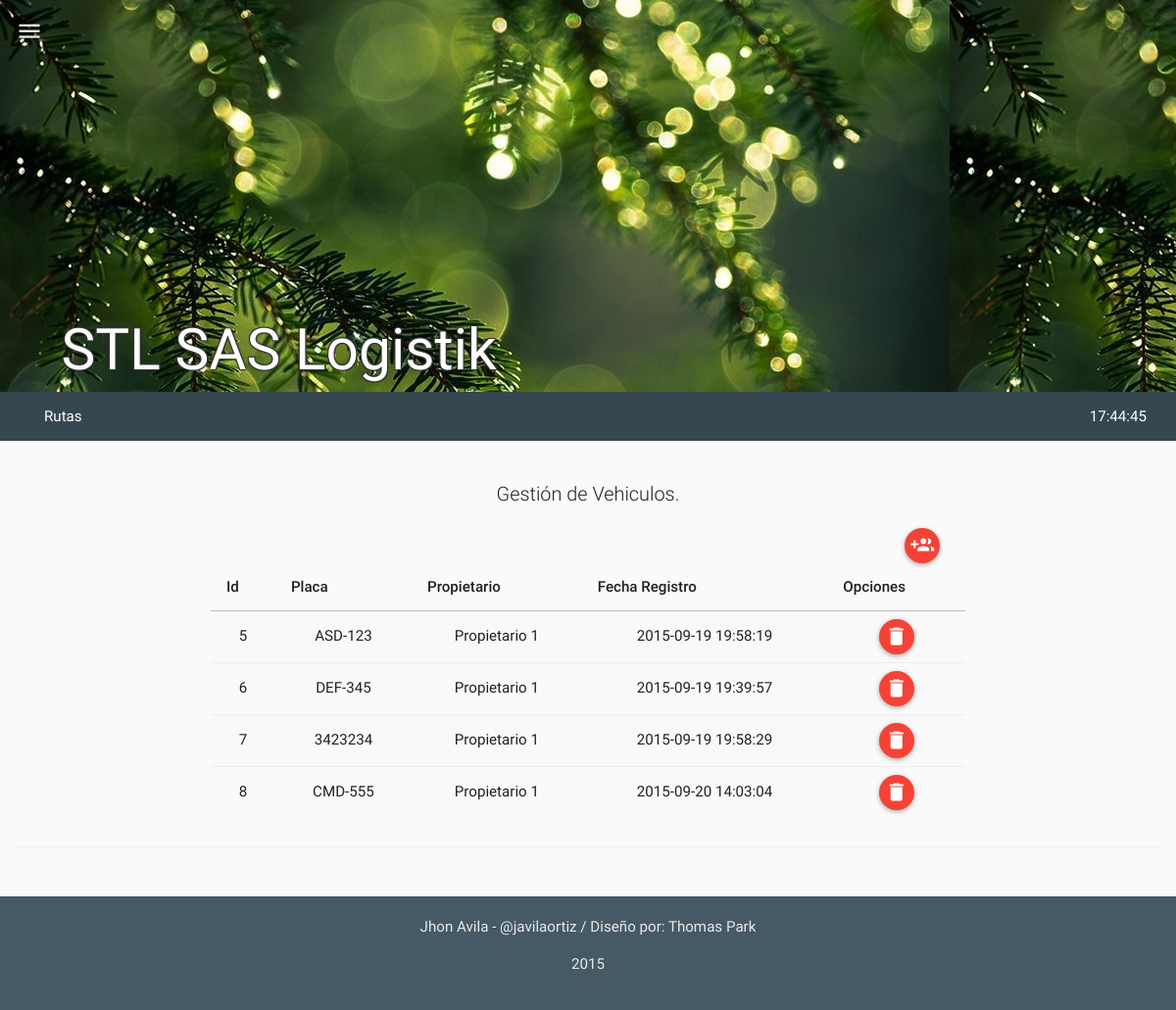
Page /mods/vehiculos/vehiculos.php (signed in) on the earlier database version.
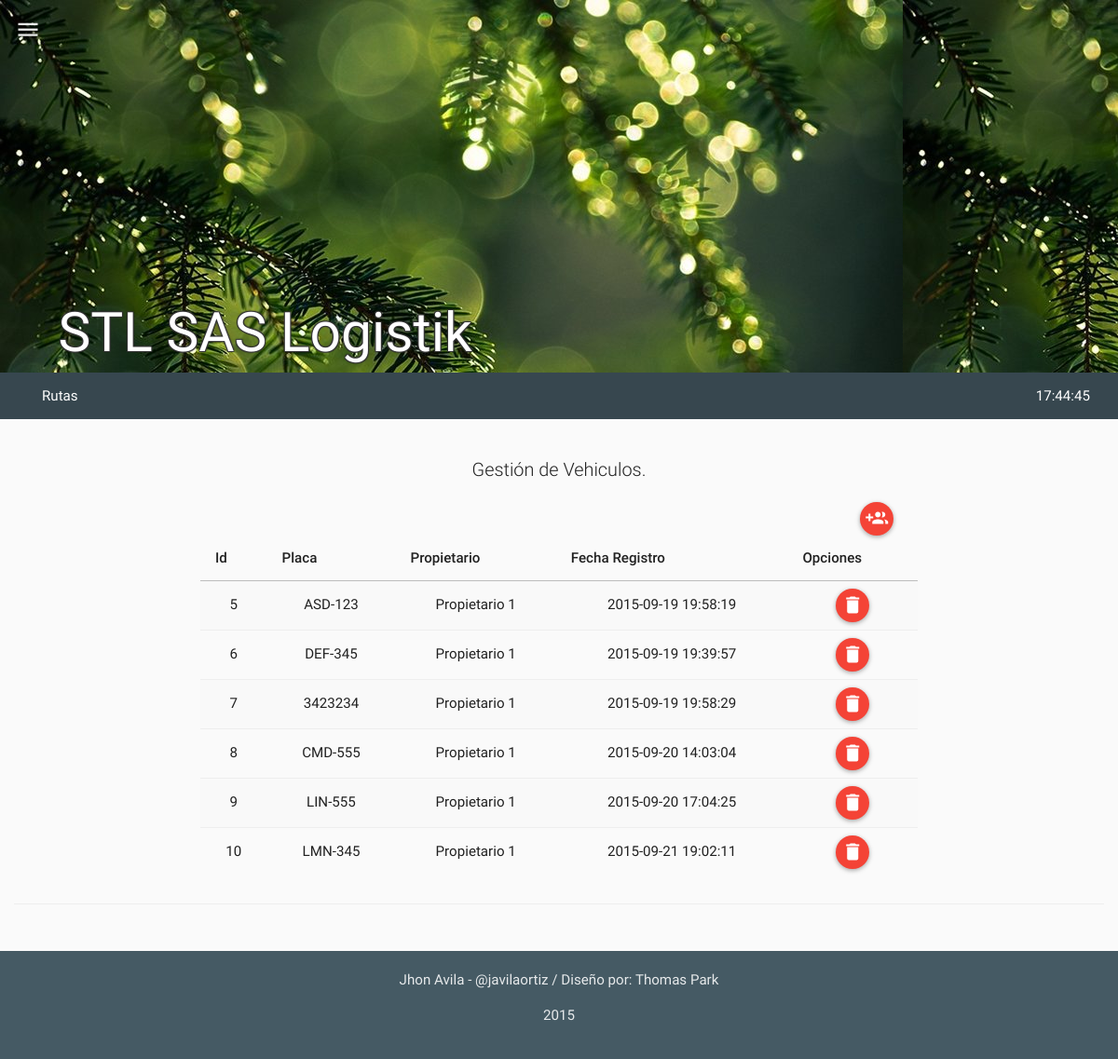
Same page on the later database version.
### tables this page shows
CREATE TABLE IF NOT EXISTS `tbl_modulos` (
  `mo_id` int(11) NOT NULL,
  `mo_nombre` varchar(30) NOT NULL,
  `mo_ruta` varchar(60) NOT NULL,
  `mo_descripcion` varchar(180) NOT NULL,
  `mo_timestamp` timestamp NOT NULL DEFAULT CURRENT_TIMESTAMP ON UPDATE CURRENT_TIMESTAMP,
  `mo_created` int(11) NOT NULL,
  `mo_estado` int(11) NOT NULL
);

CREATE TABLE IF NOT EXISTS `tbl_vehiculos` (
  `ve_id` int(11) NOT NULL,
  `ve_tipo_vehiculo` int(11) NOT NULL,
  `ve_modelo` int(11) NOT NULL,
  `ve_marca` varchar(40) NOT NULL,
  `ve_color` varchar(40) NOT NULL,
  `ve_nro_motor` int(11) NOT NULL,
  `ve_nro_chasis` int(11) NOT NULL,
  `ve_soat` varchar(60) NOT NULL,
  `ve_soat_nro` varchar(60) NOT NULL,
  `ve_soat_vence` date NOT NULL,
  `ve_tecno` varchar(60) NOT NULL,
  `ve_tecno_vence` date NOT NULL,
  `ve_empresa` varchar(60) NOT NULL,
  `ve_empresa_telefono` varchar(60) NOT NULL,
  `ve_placa` varchar(10) NOT NULL,
  `ve_remolque_tipo` varchar(30) NOT NULL,
  `ve_remolque_color` varchar(20) NOT NULL,
  `ve_remolque_marca` varchar(60) NOT NULL,
  `ve_pe_id` int(11) NOT NULL,
  `ve_timestamp` timestamp NOT NULL DEFAULT CURRENT_TIMESTAMP ON UPDATE CURRENT_TIMESTAMP,
  `ve_capacidad_m3` float NOT NULL,
  `ve_tipo_llanta_traccion` varchar(60) NOT NULL,
  `ve_tipo_llanta_direccional` varchar(60) NOT NULL,
  `ve_linea` varchar(60) NOT NULL,
  `ve_created` int(11) NOT NULL,
  `ve_estado` int(11) NOT NULL
);

CREATE TABLE IF NOT EXISTS `tbl_personas` (
  `pe_id` int(11) NOT NULL,
  `pe_nombre` varchar(60) NOT NULL,
  `pe_tel` varchar(60) NOT NULL,
  `pe_cedula` varchar(20) NOT NULL,
  `pe_licencia` varchar(60) NOT NULL,
  `pe_licencia_vigencia` date NOT NULL,
  `pe_dir` varchar(80) NOT NULL,
  `pe_cel` varchar(60) NOT NULL,
  `pe_tipo` int(11) NOT NULL COMMENT '1="propietario" 2="conductor" 3="ambas"',
  `pe_ve_id` int(11) NOT NULL,
  `pe_f1` varchar(15) NOT NULL,
  `pe_f2` varchar(15) NOT NULL,
  `pe_f3` varchar(15) NOT NULL,
  `pe_timestamp` timestamp NOT NULL DEFAULT CURRENT_TIMESTAMP ON UPDATE CURRENT_TIMESTAMP,
  `pe_created` int(11) NOT NULL,
  `pe_estado` int(11) NOT NULL
);

### php/vehiculos.php (the view, shortened to what this page needs)
<?php
class vehiculos{
  function get_vehiculos(){
    $rt = new route();
    if(isset($_SESSION["ses_id"])){
      $qry='SELECT * FROM tbl_vehiculos AS V
            INNER JOIN tbl_personas AS P ON P.pe_id = V.ve_pe_id
            WHERE V.ve_estado=1;';
      $res = mysql_query($qry);
      $item =" ";
      $script ="<script>$(document).ready(function(){";
      while($row_res = mysql_fetch_assoc($res)) {
        $item.='
              <tr>
                <td>'.$row_res["ve_id"].'</td>
                <td>'.$row_res["ve_placa"].'</td>
                <td>'.$row_res["pe_nombre"].'</td>
                <td>'.$row_res["ve_timestamp"].'</td>
                <td>
                  <div id="del-button" onClick="borrar_usuario('.$row_res["ve_id"].', this)" class="btn btn-floating-mini btn-danger" title="Borrar"><i class="md md-delete"></i> </div>
                </td>
              </tr>
        ';
        $script.='';
      }
      $script.='});</script>';
    }
    else{$rt->routing($rt->path("login"));}
    $html='
          <table class="table table-striped table-hover ">
            <thead>
              <tr>
                <th>Id</th>
                <th>Placa</th>
                <th>Propietario</th>
                <th>Fecha Registro</th>
                <th>Opciones</th>
              </tr>
            </thead>
            <tbody>
              '.$item.'
            </tbody>
          </table>
    ';
    return $script.$html;
  }
}
?>

### php/app_menu.php (shortened to what this page needs)
<?php
class app_menu{
  function build_menu(){
    $rt = new route();
    if(isset($_SESSION["ses_id"])){
      $qry='SELECT * FROM tbl_modulos AS M
            INNER JOIN tbl_usuarios AS U
            INNER JOIN tbl_permisos AS P
            INNER JOIN tbl_per_x_usu AS PxU
            INNER JOIN tbl_permisos_x_modulo AS PxM
            WHERE M.mo_id = PxM.pxm_mo_id
            AND PxM.pxm_pe_id = P.pe_id
            AND P.pe_id = PxU.pxu_pe_id
            AND PxU.pxu_us_id = U.us_id
            AND U.us_id = '.$_SESSION["ses_id"];
      $res = mysql_query($qry);
      $menuitem =" ";
      $script ="<script>$(document).ready(function(){";
      while($row_res = mysql_fetch_assoc($res)) {
        $menuitem.='<li><a href="#" id="'.$row_res['mo_nombre'].'" class="">'.$row_res['mo_descripcion'].'</a></li>';
        $script.='$("#'.$row_res['mo_nombre'].'").on("click", function(){$(location).attr("href","'.$row_res['mo_ruta'].'"); });';
      }
      $script.='});</script>';
    }
    else{$rt->routing($rt->path("login"));}
    $html='
            <nav class="navbar navbar-inverse">
              <div class="container-fluid">
                <div class="navbar-header">
                  <button type="button" class="navbar-toggle collapsed" data-toggle="collapse" data-target="#bs-example-navbar-collapse-2">
                    <span class="sr-only">Toggle navigation</span>
                    <span class="icon-bar"></span>
                    <span class="icon-bar"></span>
                    <span class="icon-bar"></span>
                  </button>
                </div>
                <div class="collapse navbar-collapse" id="bs-example-navbar-collapse-2">
                  <ul class="nav navbar-nav">
                  '.$menuitem.'
                  </ul>
                  <ul class="nav navbar-nav navbar-right">
                    <li><a href="#" id="reloj">fecha / hora</a></li>
                  </ul>
                </div>
              </div>
            </nav>
    ';
    return $script.$html;
  }
}
?>

Differences in the rows shown:
added tbl_vehiculos: ve_id "9", ve_placa "LIN-555", tbl_personas.pe_nombre "Propietario 1", ve_timestamp "2015-09-20 17:04:25"
added tbl_vehiculos: ve_id "10", ve_placa "LMN-345", tbl_personas.pe_nombre "Propietario 1", ve_timestamp "2015-09-21 19:02:11"
